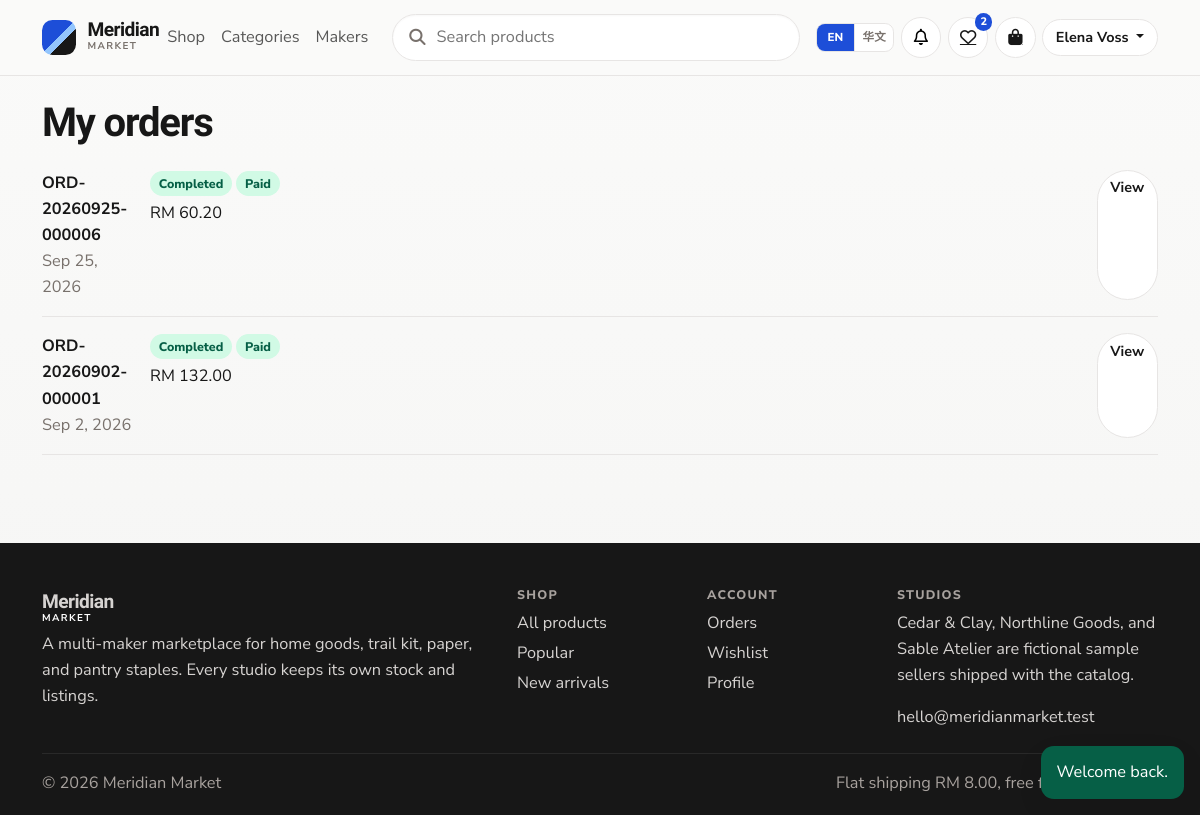
Page /public/orders.php (signed in) on the committed database.
### tables this page shows
CREATE TABLE users (
    id INT UNSIGNED AUTO_INCREMENT PRIMARY KEY,
    name VARCHAR(80) NOT NULL,
    email VARCHAR(120) NOT NULL,
    password VARCHAR(255) NOT NULL,
    phone VARCHAR(20) NOT NULL,
    address VARCHAR(255) NOT NULL,
    avatar VARCHAR(255) NULL,
    role ENUM('customer', 'seller', 'admin') NOT NULL DEFAULT 'customer',
    status ENUM('active', 'suspended') NOT NULL DEFAULT 'active',
    must_change_password TINYINT(1) NOT NULL DEFAULT 0,
    created_at DATETIME NOT NULL DEFAULT CURRENT_TIMESTAMP,
    updated_at DATETIME NOT NULL DEFAULT CURRENT_TIMESTAMP ON UPDATE CURRENT_TIMESTAMP,
    UNIQUE KEY uq_users_email (email),
    KEY idx_users_role_status (role, status)
);

CREATE TABLE orders (
    id INT UNSIGNED AUTO_INCREMENT PRIMARY KEY,
    order_number VARCHAR(24) NOT NULL,
    user_id INT UNSIGNED NOT NULL,
    subtotal DECIMAL(10,2) NOT NULL,
    discount_amount DECIMAL(10,2) NOT NULL DEFAULT 0.00,
    shipping_fee DECIMAL(10,2) NOT NULL DEFAULT 0.00,
    total_amount DECIMAL(10,2) NOT NULL,
    coupon_id INT UNSIGNED NULL,
    payment_method ENUM('paypal', 'cod', 'bank') NOT NULL,
    payment_status ENUM('unpaid', 'paid', 'refunded', 'failed') NOT NULL DEFAULT 'unpaid',
    transaction_id VARCHAR(80) NULL,
    order_status ENUM('pending', 'paid', 'processing', 'shipped', 'completed', 'cancelled') NOT NULL DEFAULT 'pending',
    shipping_name VARCHAR(80) NOT NULL,
    shipping_email VARCHAR(120) NOT NULL,
    shipping_phone VARCHAR(20) NOT NULL,
    shipping_address VARCHAR(255) NOT NULL,
    cancellation_reason VARCHAR(255) NULL,
    cancelled_at DATETIME NULL,
    stock_restored TINYINT(1) NOT NULL DEFAULT 0,
    created_at DATETIME NOT NULL DEFAULT CURRENT_TIMESTAMP,
    updated_at DATETIME NOT NULL DEFAULT CURRENT_TIMESTAMP ON UPDATE CURRENT_TIMESTAMP,
    UNIQUE KEY uq_orders_number (order_number),
    UNIQUE KEY uq_orders_transaction (transaction_id),
    KEY idx_orders_user (user_id, created_at),
    KEY idx_orders_status (order_status, payment_status),
    CONSTRAINT fk_orders_user FOREIGN KEY (user_id) REFERENCES users (id),
    CONSTRAINT fk_orders_coupon FOREIGN KEY (coupon_id) REFERENCES coupons (id) ON DELETE SET NULL
);

### includes/functions.php (called while the page is built, shortened)
<?php
function config(string $group, ?string $key = null, mixed $default = null): mixed
{
    $bag = $GLOBALS['mm_config'][$group] ?? [];
    if ($key === null) {
        return $bag;
    }
    return $bag[$key] ?? $default;
}
function e(mixed $value): string
{
    return htmlspecialchars((string) $value, ENT_QUOTES | ENT_SUBSTITUTE, 'UTF-8');
}
function url(string $path = ''): string
{
    $base = APP_BASE_PATH;
    $path = ltrim($path, '/');
    if ($path === '') {
        return ($base === '' ? '' : $base) . '/';
    }
    $hash = '';
    $query = '';
    if (str_contains($path, '?')) {
        [$path, $query] = explode('?', $path, 2);
        $query = '?' . $query;
    }
    return ($base === '' ? '' : $base) . '/' . ltrim($path, '/') . $query . $hash;
}
function to_cents(mixed $amount): int
{
    $value = trim((string) $amount);
    $negative = str_starts_with($value, '-');
    $value = ltrim($value, '-');
    [$dollars, $cents] = array_pad(explode('.', $value, 2), 2, '0');
    $cents = substr(str_pad($cents, 2, '0'), 0, 2);
    $total = ((int) $dollars) * 100 + (int) $cents;
    return $negative ? -$total : $total;
}
function money(mixed $amount): string
{
    $cents = to_cents($amount);
    $negative = $cents < 0;
    $cents = abs($cents);
    $formatted = number_format($cents / 100, 2);
    $symbol = (string) config('app', 'currency_symbol', 'RM');
    $prefix = $symbol === '' ? '' : $symbol . ' ';
    return ($negative ? '-' : '') . $prefix . $formatted;
}
function request_int(string $key, string $source = 'post'): int
{
    $bag = $source === 'get' ? $_GET : $_POST;
    $value = $bag[$key] ?? '0';
    return (int) $value;
}
function query_string(string $key, int $max = 80): string
{
    $value = $_GET[$key] ?? '';
    $value = trim($value);
    return $value;
}
function order_status_label(string $status): string
{
    return ucfirst($status);
}
function payment_status_label(string $status): string
{
    return ucfirst($status);
}
function db(): PDO
{
    static $pdo = null;
    if ($pdo instanceof PDO) {
        return $pdo;
    }
    $cfg = config('db');
    $dsn = sprintf(
        'mysql:host=%s;port=%s;dbname=%s;charset=%s',
        $cfg['host'],
        $cfg['port'],
        $cfg['name'],
        $cfg['charset']
    );
    try {
        $pdo = new PDO($dsn, (string) $cfg['user'], (string) $cfg['pass'], [
            PDO::ATTR_ERRMODE => PDO::ERRMODE_EXCEPTION,
            PDO::ATTR_DEFAULT_FETCH_MODE => PDO::FETCH_ASSOC,
            PDO::ATTR_EMULATE_PREPARES => false,
        ]);
        $pdo->exec("SET time_zone = '+08:00'");
    } catch (PDOException $exception) {
        log_message('database', 'Connection failed: ' . $exception->getMessage());
        if (PHP_SAPI === 'cli') {
            fwrite(STDERR, "Database connection failed. See logs/app.log\n");
            exit(1);
        }
        http_response_code(500);
        require APP_ROOT . '/includes/db_error.php';
        exit;
    }
    return $pdo;
}

### includes/lang.php (called while the page is built, shortened)
<?php
function available_locales(): array
{
    return [
        'en' => 'English',
        'zh' => '华文',
    ];
}
function normalize_locale(?string $locale): string
{
    $locale = strtolower(trim((string) $locale));
    return array_key_exists($locale, available_locales()) ? $locale : default_locale();
}
function current_locale(): string
{
    if (!empty($_SESSION['locale']) && is_string($_SESSION['locale'])) {
        return normalize_locale($_SESSION['locale']);
    }
    return default_locale();
}
function load_translations(string $locale): array
{
    static $cache = [];
    $locale = normalize_locale($locale);
    if (isset($cache[$locale])) {
        return $cache[$locale];
    }
    $path = APP_ROOT . '/lang/' . $locale . '.php';
    $fallbackPath = APP_ROOT . '/lang/en.php';
    $fallback = is_file($fallbackPath) ? require $fallbackPath : [];
    $strings = is_file($path) ? require $path : [];
    $cache[$locale] = $locale === 'en' ? $fallback : array_merge($fallback, $strings);
    return $cache[$locale];
}
function t(string $key, array $replace = []): string
{
    $strings = load_translations(current_locale());
    $text = $strings[$key] ?? load_translations('en')[$key] ?? $key;
    if ($replace === []) {
        return $text;
    }
    $search = [];
    $values = [];
    foreach ($replace as $name => $value) {
        $search[] = '{' . $name . '}';
        $values[] = (string) $value;
    }
    return str_replace($search, $values, $text);
}
function te(string $key, array $replace = []): string
{
    return e(t($key, $replace));
}

### includes/auth.php (called while the page is built, shortened)
<?php
function current_user(bool $refresh = false): ?array
{
    static $loaded = false;
    static $cached = null;
    if ($loaded) {
        return $cached;
    }
    $loaded = true;
    $userId = $_SESSION['user_id'] ?? null;
    $fingerprint = hash('sha256', (string) ($_SERVER['HTTP_USER_AGENT'] ?? 'cli'));
    $known = $_SESSION['fingerprint'] ?? '';
    $stmt = db()->prepare(
        'SELECT id, name, email, phone, address, avatar, role, status, must_change_password, created_at
         FROM users WHERE id = ? LIMIT 1'
    );
    $stmt->execute([(int) $userId]);
    $user = $stmt->fetch();
    $cached = $user;
    return $cached;
}
function enforce_password_change(): void
{
    $user = current_user();
    if (!$user || (int) $user['must_change_password'] !== 1) {
        return;
    }
}

### includes/bootstrap.php (called while the page is built, shortened)
<?php
require_once APP_ROOT . '/includes/functions.php';
require_once APP_ROOT . '/includes/lang.php';
require_once APP_ROOT . '/includes/auth.php';
require_once APP_ROOT . '/includes/cart_service.php';
if (PHP_SAPI !== 'cli') {
    enforce_password_change();
}

### includes/cart_service.php (called while the page is built, shortened)
<?php
function wishlist_count(int $userId): int
{
    $stmt = db()->prepare('SELECT COUNT(*) FROM wishlists WHERE user_id = ?');
    $stmt->execute([$userId]);
    return (int) $stmt->fetchColumn();
}

### public/orders.php (the view, shortened to what this page needs)
<?php
require __DIR__ . '/../includes/bootstrap.php';
$user = require_login();
$page = max(1, request_int('page', 'get'));
$perPage = 8;
$offset = ($page - 1) * $perPage;
$stmt = db()->prepare(
    "SELECT * FROM orders WHERE user_id = ? ORDER BY id DESC LIMIT $perPage OFFSET $offset"
);
$stmt->execute([(int) $user['id']]);
$orders = $stmt->fetchAll();
require APP_ROOT . '/includes/header.php';
?>
<main id="content" class="container py-4">
    <h1>My orders</h1>
    <?php if (!$orders): ?>
        <?php render_empty('fa-receipt', 'No orders yet.', 'When you check out, the order will appear here.', url('public/shop.php'), 'Start shopping'); ?>
    <?php else: ?>
        <?php foreach ($orders as $order): ?>
            <article class="order-card">
                <div>
                    <strong><?= e($order['order_number']) ?></strong>
                    <p class="muted mb-0"><?= e(date('M j, Y', strtotime((string) $order['created_at']))) ?></p>
                </div>
                <div>
                    <span class="badge-status badge-<?= e($order['order_status']) ?>"><?= e(order_status_label($order['order_status'])) ?></span>
                    <span class="badge-status badge-<?= e($order['payment_status']) ?>"><?= e(payment_status_label($order['payment_status'])) ?></span>
                    <p class="mb-0 mt-1"><?= e(money($order['total_amount'])) ?></p>
                </div>
                <a class="btn btn-quiet btn-sm" href="<?= e(url('public/order_detail.php?order=' . rawurlencode((string) $order['order_number']))) ?>">View</a>
            </article>
        <?php endforeach; ?>
    <?php endif; ?>
</main>
<?php require APP_ROOT . '/includes/footer.php'; ?>

### includes/navbar.php (shortened to what this page needs)
<?php
$searchValue = query_string('q', 80);
$locale = current_locale();
$localeSwitchBase = url('public/locale.php');
?>
<header class="site-header">
    <nav class="navbar navbar-expand-lg">
        <div class="container">
            <a class="brand" href="<?= e(url('')) ?>">
                <span class="brand-mark" aria-hidden="true"></span>
                <span>
                    <strong>Meridian</strong>
                    <small>Market</small>
                </span>
            </a>
            <div class="collapse navbar-collapse" id="storeNav">
                <ul class="navbar-nav me-auto">
                    <li class="nav-item"><a class="nav-link" href="<?= e(url('public/shop.php')) ?>"><?= te('nav.shop') ?></a></li>
                    <li class="nav-item"><a class="nav-link" href="<?= e(url('')) ?>#categories"><?= te('nav.categories') ?></a></li>
                    <li class="nav-item"><a class="nav-link" href="<?= e(url('')) ?>#makers"><?= te('nav.makers') ?></a></li>
                </ul>
                <form class="search-form" method="get" action="<?= e(url('public/shop.php')) ?>" role="search">
                    <i class="fa-solid fa-magnifying-glass"></i>
                    <input id="navSearch" type="search" name="q" value="<?= e($searchValue) ?>" placeholder="<?= te('nav.search') ?>" maxlength="80">
                </form>
                <div class="nav-tools">
                    <div class="lang-switch" role="group" aria-label="<?= te('nav.lang') ?>">
                        <a class="lang-btn<?= $locale === 'en' ? ' is-active' : '' ?>" href="<?= e($localeSwitchBase . '?lang=en') ?>" hreflang="en" lang="en"><?= te('nav.lang_en') ?></a>
                        <a class="lang-btn<?= $locale === 'zh' ? ' is-active' : '' ?>" href="<?= e($localeSwitchBase . '?lang=zh') ?>" hreflang="zh" lang="zh-Hans"><?= te('nav.lang_zh') ?></a>
                    </div>
                    <?php if ($currentUser): ?>
                        <div class="dropdown">
                            <button class="icon-btn" type="button" data-bs-toggle="dropdown" aria-expanded="false" aria-label="<?= te('nav.notifications') ?>">
                                <i class="fa-regular fa-bell"></i>
                            </button>
                        </div>
                    <?php endif; ?>
                    <a class="icon-btn" href="<?= e(url('public/wishlist.php')) ?>" aria-label="<?= te('nav.wishlist') ?>">
                        <i class="fa-regular fa-heart"></i>
                        <?php if ($wishCount > 0): ?><span class="count"><?= e((string) $wishCount) ?></span><?php endif; ?>
                    </a>
                    <a class="icon-btn cart-link" href="<?= e(url('public/cart.php')) ?>" aria-label="<?= te('nav.cart') ?>">
                        <i class="fa-solid fa-bag-shopping"></i>
                    </a>
                    <?php if (!$currentUser): ?>
                        <a class="btn btn-quiet btn-sm" href="<?= e(url('public/login.php')) ?>"><?= te('nav.sign_in') ?></a>
                        <a class="btn btn-accent btn-sm" href="<?= e(url('public/register.php')) ?>"><?= te('nav.join') ?></a>
                    <?php else: ?>
                        <div class="dropdown">
                            <button class="btn btn-quiet btn-sm dropdown-toggle" type="button" data-bs-toggle="dropdown" aria-expanded="false">
                                <?= e($currentUser['name']) ?>
                            </button>
                        </div>
                    <?php endif; ?>
                </div>
            </div>
        </div>
    </nav>
</header>

### rows in the picture
users: name "Elena Voss"
orders: order_number "ORD-20260925-000006", created_at "Sep 25, 2026", order_status "Completed", payment_status "Paid", total_amount "RM 60.20"
orders: order_number "ORD-20260902-000001", created_at "Sep 2, 2026", order_status "Completed", payment_status "Paid", total_amount "RM 132.00"

### other values in the picture
te('nav.shop') "Shop"
te('nav.categories') "Categories"
te('nav.makers') "Makers"
te('nav.lang_en') "EN"
te('nav.lang_zh') "华文"
$wishCount "2"
$flash['message'] "Welcome back."
te('footer.blurb') "A multi-maker marketplace for home goods, trail kit, paper, and pantry staples. Every studio keeps its own stock and listings."
te('footer.shop') "SHOP"
te('footer.all_products') "All products"
te('footer.popular') "Popular"
te('footer.new_arrivals') "New arrivals"
te('footer.account') "ACCOUNT"
te('footer.orders') "Orders"
te('footer.wishlist') "Wishlist"
